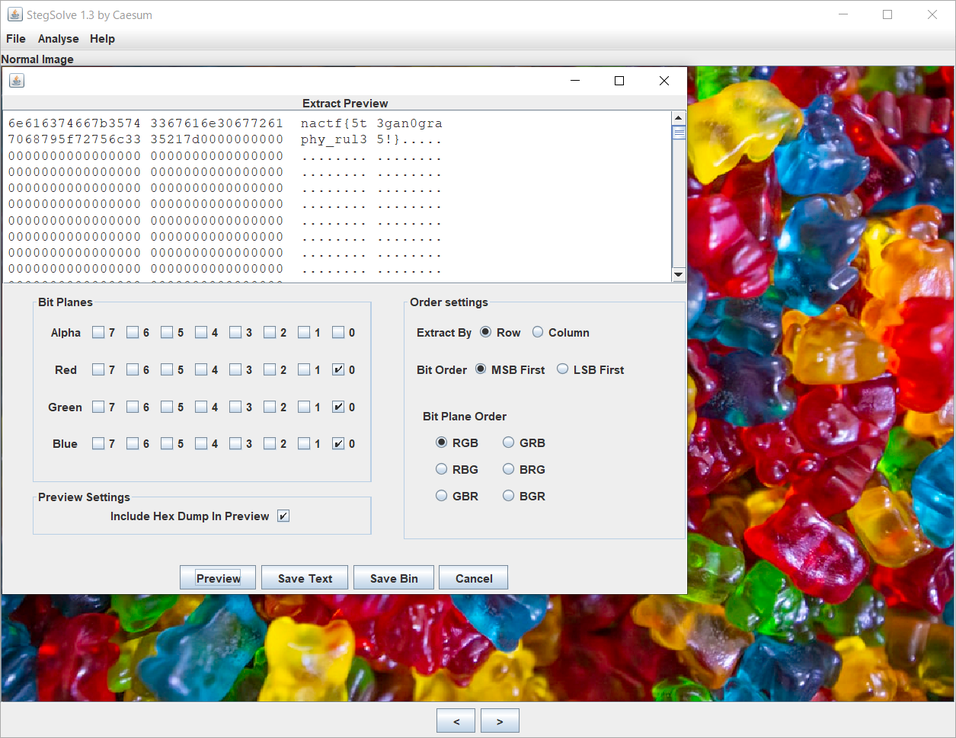
#> input picture NACTF/Gummies/images/flag.png, 956 x 738 px, shrunk from 1255 x 969 before the run, found by its file name
$ python black.py
#> lines starting #> are read from the running program, lines starting #| are printed output that depends on the picture
import cv2
import numpy

flag = cv2.imread("flag.png")
#> flag is the input picture: shape (738, 956, 3); mean B, G, R 173.3, 180.2, 196.4

for i in range(len(flag)):
    for j in range(len(flag[0])):
        if not (flag[i][j] == numpy.array([0, 0, 0])).all():
            flag[i][j] = numpy.array([0, 0, 255])
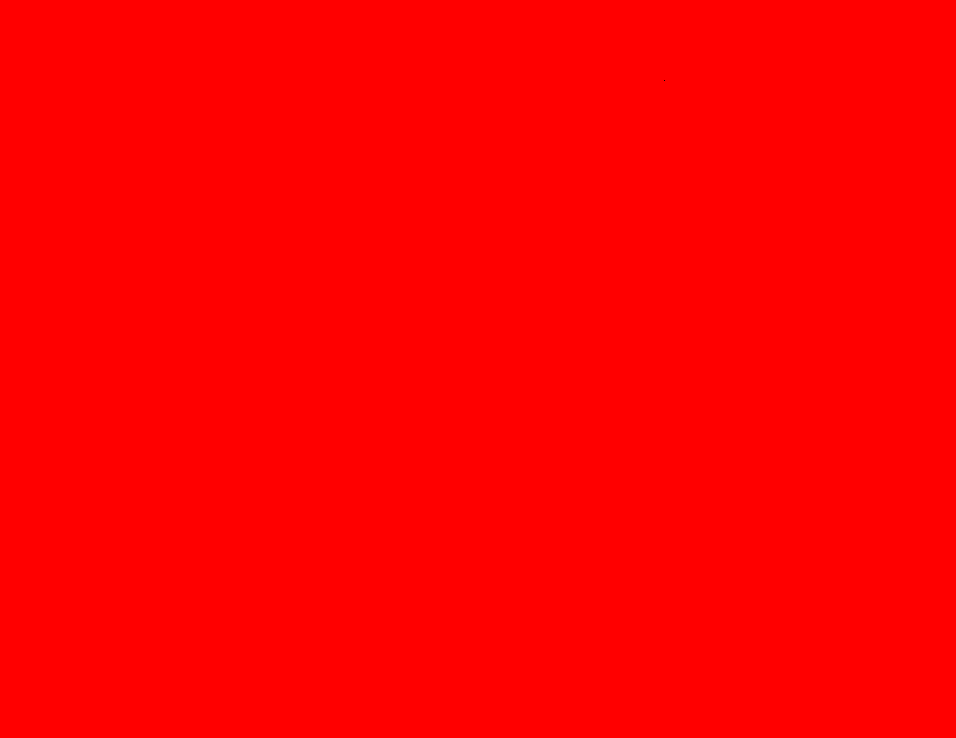
#> flag: shape (738, 956, 3); mean B, G, R 0, 0, 255

cv2.imwrite("flag_bw.png", flag)
